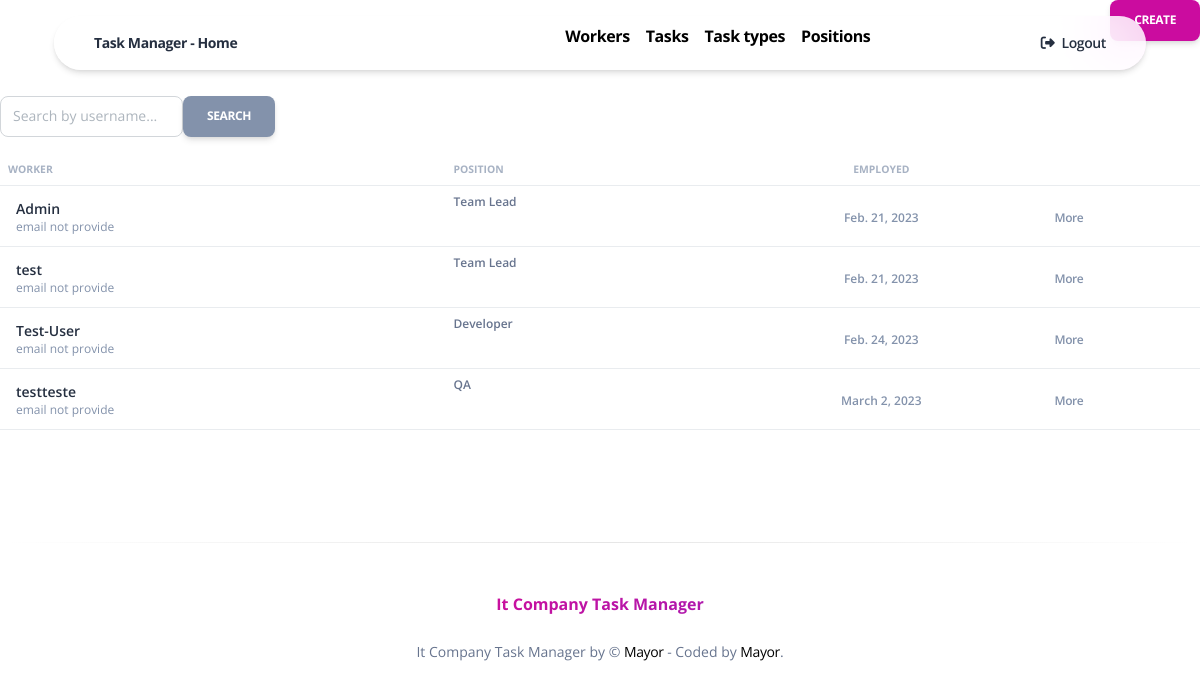
Page /worker/ (signed in) on the earlier database version.
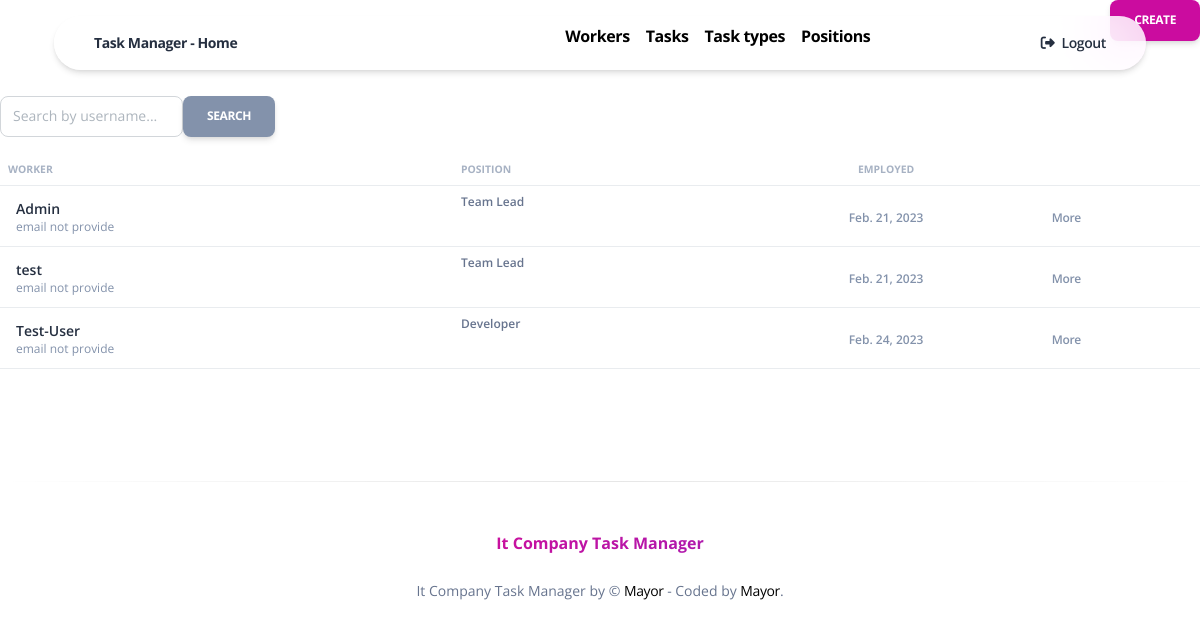
Same page on the later database version.
### task_manager/models.py (models this page shows, shortened)
class Worker(AbstractUser):
    position = models.ForeignKey(
        Position,
        on_delete=models.CASCADE,
        default=1
    )

class Position(models.Model):
    name = models.CharField(max_length=255)
    def __str__(self) -> str:
        return self.name

### task_manager/views.py (the view)
# urls.py: path("worker/", WorkerListView.as_view(), name="worker-list"),
class WorkerListView(LoginRequiredMixin, generic.ListView):
    model = Worker
    paginate_by = 5
    template_name = "task_manager/worker_list.html"
    def get_context_data(self, *, object_list=None, **kwargs) -> dict:
        context = super(WorkerListView, self).get_context_data(**kwargs)
        username = self.request.GET.get("username", "")
        context["search_form"] = WorkerSearchForm(initial={
            "username": username
        })
        return context
    def get_queryset(self) -> QuerySet:
        queryset = Worker.objects.select_related("position")
        form = WorkerSearchForm(self.request.GET)
        if form.is_valid():
            return queryset.filter(
                username__icontains=form.cleaned_data["username"]
            )
        return queryset

### task_manager/forms.py
class WorkerSearchForm(forms.Form):
    username = forms.CharField(
        max_length=255,
        label="",
        required=False,
        widget=forms.TextInput(
            attrs={"placeholder": "Search by username..."}
        )
    )

### task_manager/context_processors.py (called while the page is built)
def cfg_assets_root(request):
    return { 'ASSETS_ROOT' : settings.ASSETS_ROOT }

### templates/task_manager/worker_list.html (shortened to what this page needs)
{% extends "base-presentation.html" %}
{% load crispy_forms_filters %}
{% block content %}
  <a href="{% url "task_manager:worker-create" %}" class="btn btn-primary link-to-page" style="float: right">Create</a>
  <form action="" method="get" class="d-flex flex-row align-items-center flex-wrap mt-7">
    {{ search_form|crispy }}
    <input type="submit" value="Search" class="btn btn-secondary">
  </form>
  {% if worker_list %}
    <table class="table align-items-center mb-0 ">
      <tr>
        <th class="text-uppercase text-secondary text-xxs font-weight-bolder opacity-7">Worker</th>
        <th class="text-uppercase text-secondary text-xxs font-weight-bolder opacity-7 ps-2">Position</th>
        <th class="text-center text-uppercase text-secondary text-xxs font-weight-bolder opacity-7">Employed</th>
        <th class="text-secondary opacity-7"></th>
      </tr>
      {% for worker in worker_list %}
        <tr>
          <td>
            <div class="d-flex px-2 py-1">
              <div class="d-flex flex-column justify-content-center">
                <h6 class="mb-0 text-sm">{{ worker.username }}</h6>
                {% if worker.email %}
                  <p class="text-xs text-secondary mb-0">{{ worker.email }}</p>
                {% else %}
                  <p class="text-xs text-secondary mb-0">email not provide</p>
                {% endif %}
              </div>
            </div>
          </td>
          <td>
            <p class="text-xs font-weight-bold mb-0">{{ worker.position }}</p>
          </td>
          <td class="align-middle text-center">
            <span class="text-secondary text-xs font-weight-bold">{{ worker.date_joined.date }}</span>
          </td>
          <td class="align-middle">
            <a href="{% url "task_manager:worker-detail" pk=worker.id %}" class="text-secondary font-weight-bold text-xs" data-toggle="tooltip" data-original-title="Edit user">
              More
            </a>
          </td>
        </tr>
      {% endfor %}
    </table>
  {% else %}
    There are no workers
  {% endif %}
{% endblock %}

Differences in the rows shown:
removed Worker: username "testteste", email "email not provide", position "QA", date_joined "March 2, 2023"
